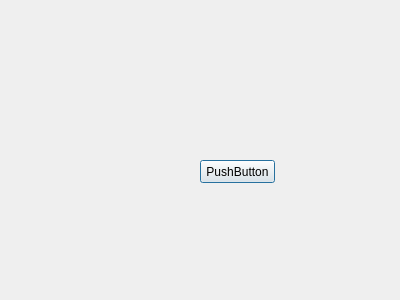
<?xml version="1.0" encoding="UTF-8"?>
<ui version="4.0">
 <class>Dialog</class>
 <widget class="QDialog" name="Dialog">
  <property name="geometry">
   <rect>
    <x>0</x>
    <y>0</y>
    <width>400</width>
    <height>300</height>
   </rect>
  </property>
  <property name="windowTitle">
   <string>Dialog</string>
  </property>
  <widget class="QPushButton" name="pushButton">
   <property name="geometry">
    <rect>
     <x>200</x>
     <y>160</y>
     <width>75</width>
     <height>23</height>
    </rect>
   </property>
   <property name="text">
    <string>PushButton</string>
   </property>
  </widget>
 </widget>
 <resources/>
 <connections/>
</ui>
